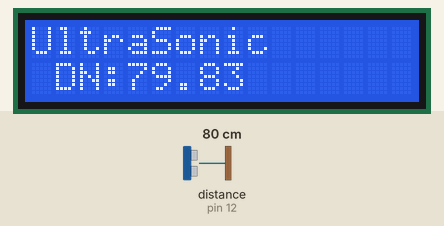
Recording of a sketch running on a simulated Arduino Mega 2560, built with avr-gcc and run on an emulated ATmega2560. Shown: 16×2 character LCD. Wiring (inferred from the names in the program): ultrasonic range finder: trigger pin 11; echo pin 12. Inputs (shaded band) come from the test bench; at power-on: distance to the obstacle (sensor on pin 12) 80 cm. The echo pulse lasts 58.3 µs per cm; what the sketch prints to the serial monitor is not drawn.

Above: at 1.2 s.
1.3 s: distance to the obstacle (sensor on pin 12) set to 18 cm
At 1.87 s:
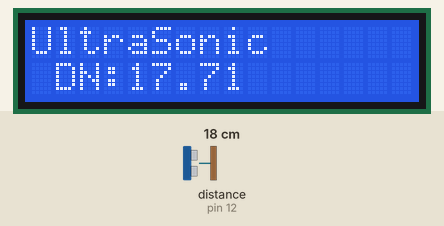
2.9 s: distance to the obstacle (sensor on pin 12) set to 60 cm
At 3.4 s:
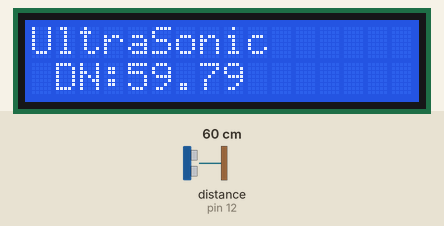
4.4 s: distance to the obstacle (sensor on pin 12) set to 35 cm
At 5.61 s:
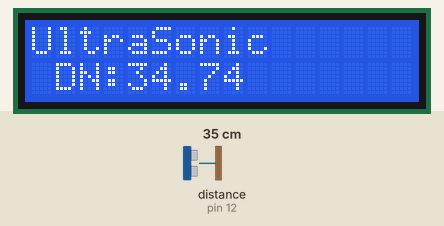
6.0 s: distance to the obstacle (sensor on pin 12) set to 120 cm
At 6.5 s:
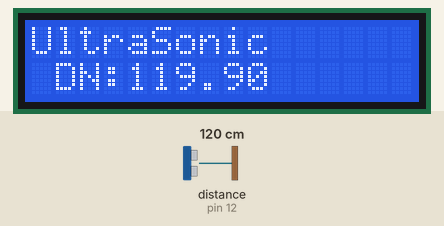
Timing chart, 0 to 8.5 s (numbered marks = the images above; inputs shaded):
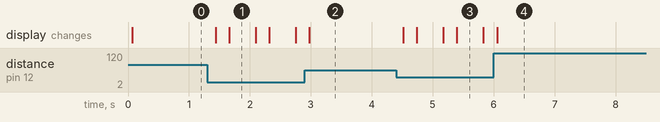

Measured:
- after the input at 1.3 s, the display: first changes after 0.14 s (image 1 shows a later state)
- after the input at 2.9 s, the display: changes after 0.07 s (image 2)
- after the input at 4.4 s, the display: first changes after 0.12 s (image 3 shows a later state)
- after the input at 6.0 s, the display: changes after 0.06 s (image 4)
- what the display in image 1 shows lasts 0.4 s, from 1.7 s to 2.1 s

The sketch:

ultrasonicsensor4.ino
```cpp
/* @file Enhance Keypad use
|| @version 1.0
||  Author Bruce modified from keypad library  examples download from http://playground.arduino.cc/Code/Keypad#Download @ keypad,zip
*/
/* LiquidCrystal display with:

LiquidCrystal(rs, enable, d4, d5, d6, d7)
LiquidCrystal(rs, rw, enable, d4, d5, d6, d7)
LiquidCrystal(rs, enable, d0, d1, d2, d3, d4, d5, d6, d7)
LiquidCrystal(rs, rw, enable, d0, d1, d2, d3, d4, d5, d6, d7)
R/W Pin Read = LOW / Write = HIGH   // if No pin connect RW , please leave R/W Pin for Low State

*/
#include <LiquidCrystal.h>
#define EchoPin  12           // connect Pin 2(Arduino digital io) to Echo at US-020
#define TrigPin  11          // connect Pin 3(Arduino digital io) to Trig at US-020
LiquidCrystal lcd(5,6,7,38,40,42,44);   //ok

void setup(){
    pinMode(EchoPin, INPUT);                    //Set EchoPin as input, to receive measure result from US-020
    pinMode(TrigPin, OUTPUT);                   //Set TrigPin as output, used to send high pusle to trig measurement (>10us)

  Serial.begin(9600);
  Serial.println("program start here");

lcd.begin(16, 2);
// 設定 LCD 的行列數目 (16 x 2)  16　行2　列
 lcd.setCursor(0,0);
  // 列印 "Hello World" 訊息到 LCD 上
lcd.print("UltraSonic");
  Serial.println("Ultrasonic sensor detecting...");

}

void loop(){
  double distanceno = 0 ;
  distanceno = HC04_ultrasonic() ;
    lcd.setCursor(1,1);
      lcd.print("DN:");
      lcd.print(distanceno);
        // now result is printed on Serial COnsole
          Serial.print("UltraSonice DIstance Detecting is :") ;
         Serial.println(distanceno);
    delay(200);

}

double HC04_ultrasonic()
{
   double tmp = 0 ;
  double duration, distance;
  digitalWrite(TrigPin, HIGH);
  delayMicroseconds(1000);
  digitalWrite(TrigPin, LOW);
  duration = pulseIn(EchoPin, HIGH);
  distance = (duration/2) / 29.1;
  if (distance >= 200 || distance <= 0){
    tmp = -1 ;
    Serial.print(distance);
    Serial.println(" cm");
    Serial.println("Out of range");
    Serial.println("--------------");
  }
  else {
        tmp = distance ;
    Serial.print(distance);
    Serial.println(" cm");
    Serial.println("read ok...");
    Serial.println("--------------");
  }

  return (tmp);
}
```
